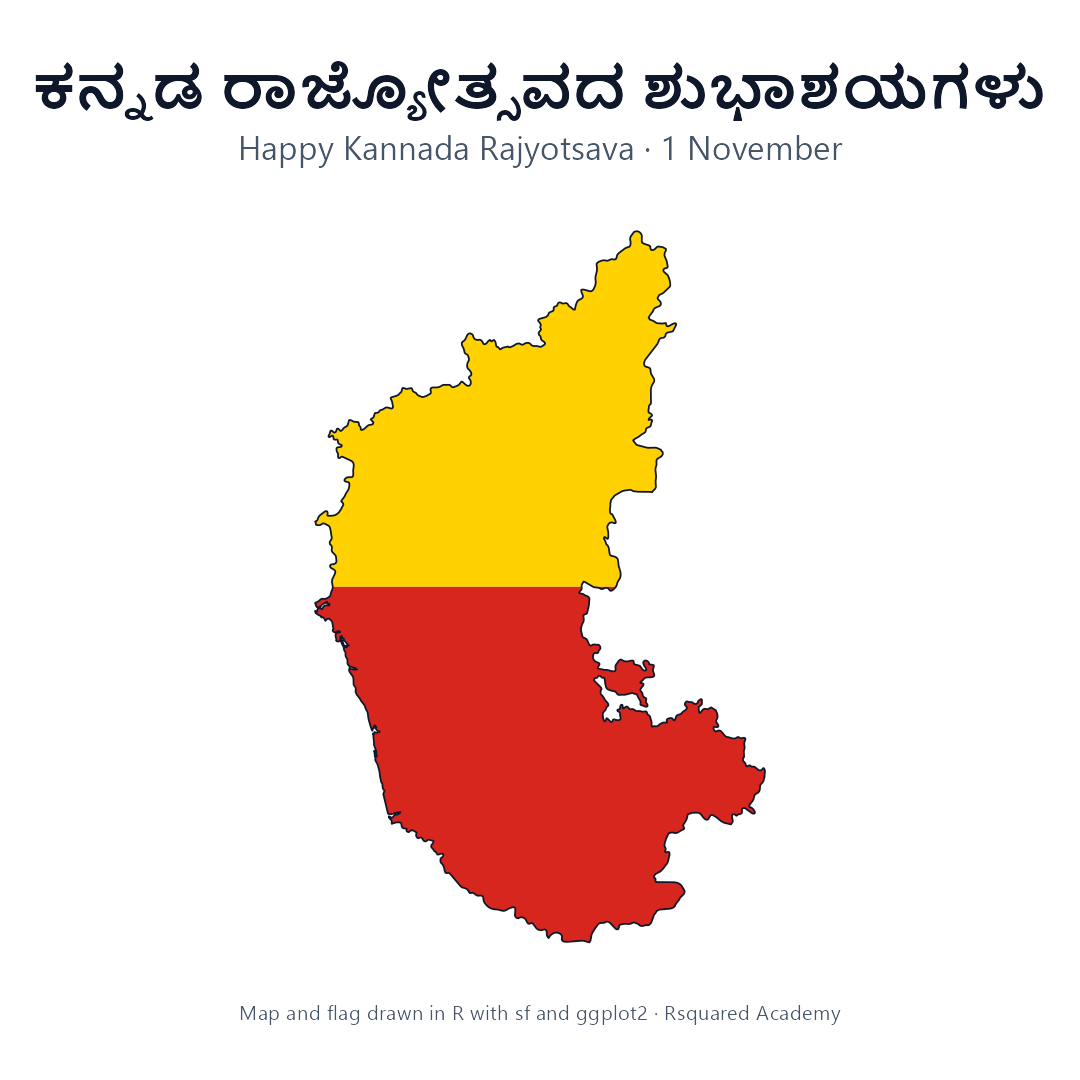

Generate this figure with R:
# Kannada Rajyotsava (1 November): Karnataka drawn in R and filled with the Kannada flag.
# Rsquared Academy, 2026. Map data: Natural Earth (public domain) via rnaturalearth.
# install.packages(c("sf", "ggplot2", "rnaturalearth", "ragg"))
# install.packages("rnaturalearthhires", repos = "https://ropensci.r-universe.dev")

library(sf)
library(ggplot2)
sf_use_s2(FALSE)

# The state outline
ka <- rnaturalearth::ne_states(country = "India", returnclass = "sf")
ka <- st_union(ka[ka$name == "Karnataka", ])

# Split it at its middle latitude: yellow above, red below (the Kannada flag)
bb  <- st_bbox(ka)
mid <- unname((bb[["ymin"]] + bb[["ymax"]]) / 2)
band <- function(y0, y1) {
  st_as_sfc(st_bbox(c(xmin = bb[["xmin"]] - 1, xmax = bb[["xmax"]] + 1,
                      ymin = y0, ymax = y1), crs = st_crs(ka)))
}
yellow <- st_intersection(ka, band(mid, bb[["ymax"]] + 1))
red    <- st_intersection(ka, band(bb[["ymin"]] - 1, mid))

p <- ggplot() +
  geom_sf(data = yellow, fill = "#FFD100", colour = NA) +
  geom_sf(data = red,    fill = "#D7261E", colour = NA) +
  geom_sf(data = ka, fill = NA, colour = "#0f172a", linewidth = 0.6) +
  labs(title    = "ಕನ್ನಡ ರಾಜ್ಯೋತ್ಸವದ ಶುಭಾಶಯಗಳು",
       subtitle = "Happy Kannada Rajyotsava · 1 November",
       caption  = "Map and flag drawn in R with sf and ggplot2 · Rsquared Academy") +
  theme_void(base_family = "Nirmala UI") +   # any font with Kannada script, e.g. "Noto Sans Kannada"
  theme(plot.title    = element_text(size = 40, face = "bold", hjust = 0.5, colour = "#0f172a",
                                     margin = margin(b = 10)),
        plot.subtitle = element_text(size = 24, hjust = 0.5, colour = "#475569", margin = margin(b = 20)),
        plot.caption  = element_text(size = 15, hjust = 0.5, colour = "#475569", margin = margin(t = 20)),
        plot.background = element_rect(fill = "white", colour = NA),
        plot.margin = margin(50, 50, 40, 50))

ragg::agg_png("kannada-rajyotsava.png", width = 1080, height = 1080, res = 100)
print(p)
dev.off()
